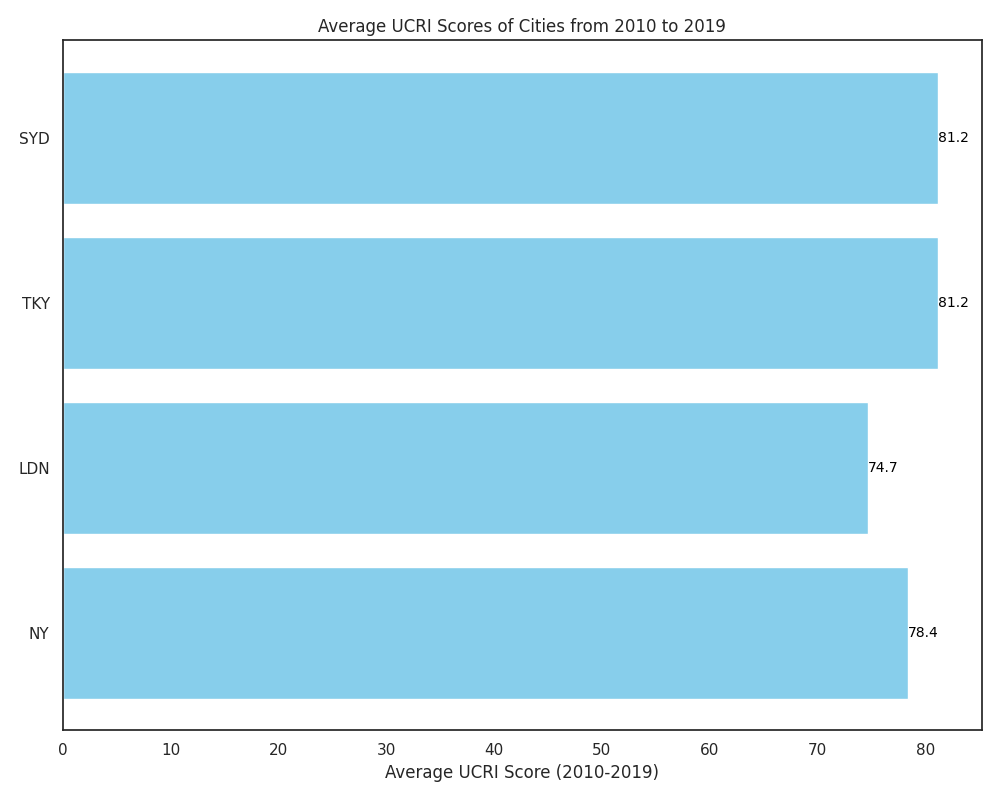

Reproduce this figure in Python.
import matplotlib.pyplot as plt
import numpy as np

cities = ['NY', 'LDN', 'TKY', 'SYD']
years = np.arange(2010, 2020)
ucri_scores = np.array([
    [68, 70, 72, 75, 77, 80, 83, 85, 86, 88],
    [65, 67, 69, 72, 74, 76, 78, 80, 82, 84],
    [74, 76, 77, 78, 80, 82, 83, 85, 87, 90],
    [70, 73, 75, 78, 81, 84, 86, 87, 88, 90]
])

# Find the average UCRI score for each city to represent in the bar chart
average_ucri_scores = ucri_scores.mean(axis=1)

fig, ax = plt.subplots(figsize=(10, 8))

# Create a horizontal bar chart
ax.barh(cities, average_ucri_scores, color='skyblue')

# Adding data labels to the bars
for i in range(len(cities)):
    ax.text(average_ucri_scores[i], i, f"{average_ucri_scores[i]:.1f}",
            va='center', ha='left', color='black', fontsize=10)

# Add titles and labels
ax.set_xlabel('Average UCRI Score (2010-2019)')
ax.set_title('Average UCRI Scores of Cities from 2010 to 2019')

plt.tight_layout()
plt.show()
